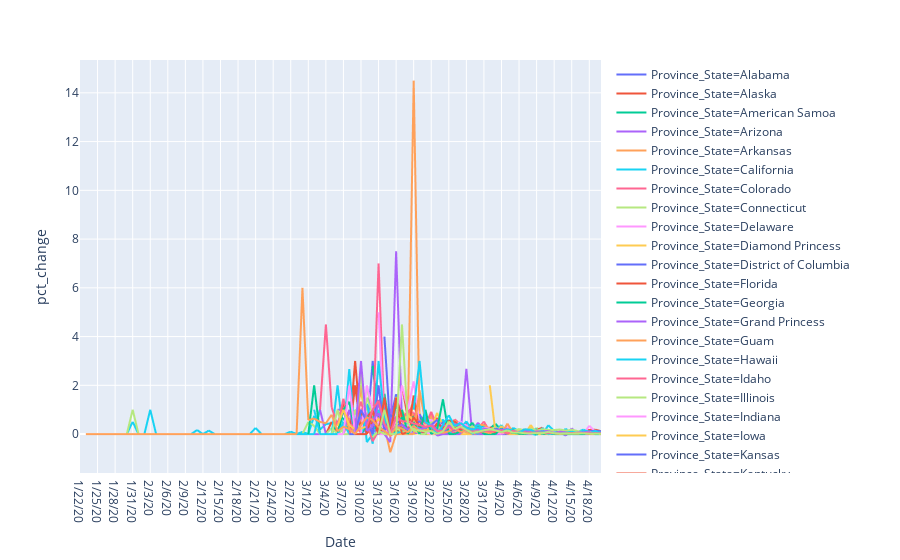

The code cell stored with this chart in its notebook:
### Code cell
fig = px.line(df_state, x='Date', y='pct_change', color='Province_State')
fig.show()
